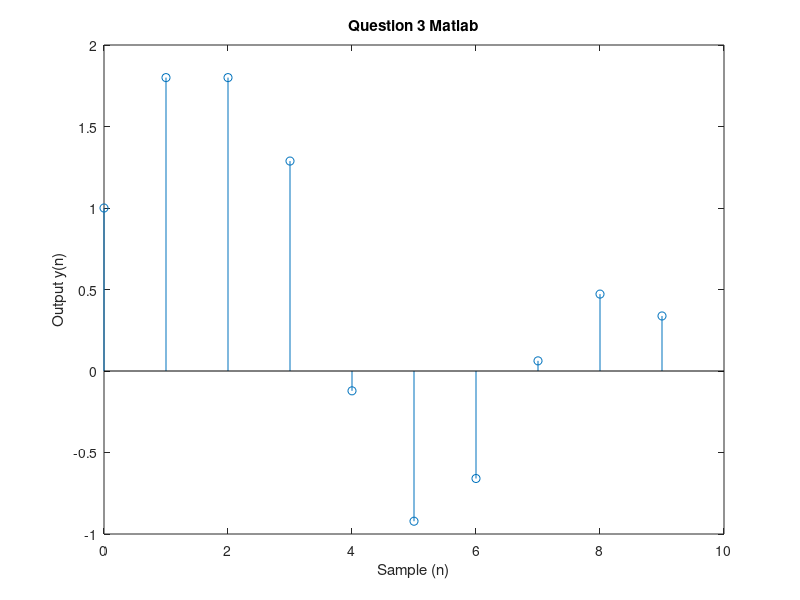

This figure's MATLAB source:
N = 10;
n = 0:N-1;
x = [1,1,1,1,0,0,0,0,0,0];
num = [1 0 0];
den = [1 -.8 .64];

y = filter (num,den,x);

stem(n,y);
ylabel('Output y(n)');
xlabel('Sample (n)');

title('Question 3 Matlab');

